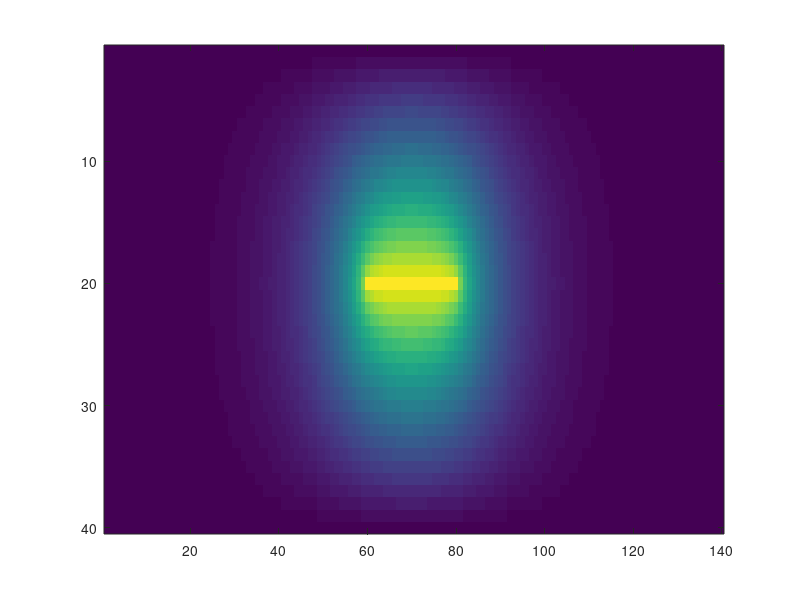
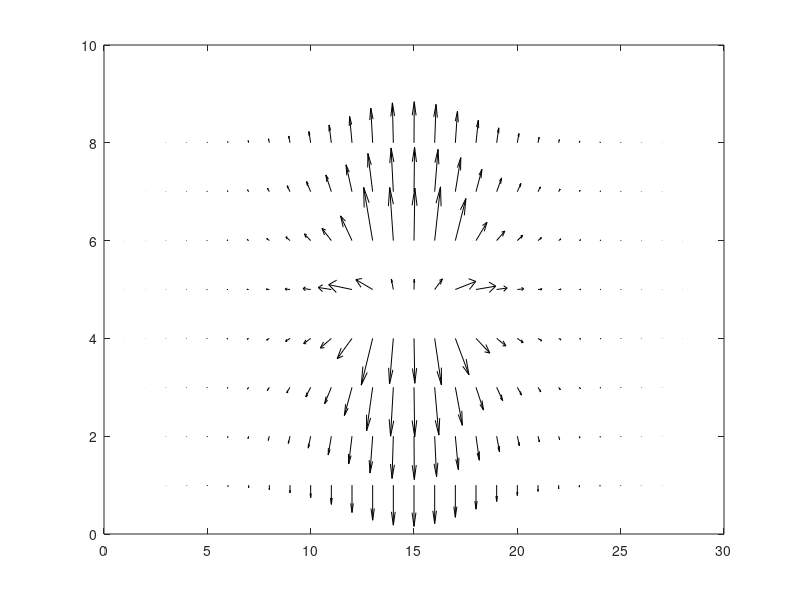

Write the MATLAB code that produced these figures, in order.
%initialize some variables here
clear all;
n = 20;

xdim = 2*n;
ydim = 7*n;

V_now = zeros(xdim, ydim);
V_prev = zeros(xdim, ydim);
V_now(n, 3*n:4*n) = 10;
iter = 0;
error = max(max(abs(V_now - V_prev)));

epsr = 0;

k1 = 2.0/(1.0+epsr);
k2 = 2.0*epsr/(1.0+epsr);

%iterate as long as the change in values obtained
%in negligible. In this case, max value change is 0.001
while(error > 0.001)
    iter = iter+1;
    
    V_now(2:xdim-1, 2:ydim-1) = (V_now(1:xdim-2, 2:ydim-1)+V_now(3:xdim, 2:ydim-1)+V_now(2:xdim-1, 1:ydim-2)+V_now(2:xdim-1, 3:ydim))*0.25;
    V_now(n, 3*n:4*n) = 10;
    V_now(n, 2:ydim-1) = (V_prev(n, 3:ydim)+V_prev(n, 1:ydim-2)+k1*V_prev(n+1, 2:ydim-1)+k2*V_prev(n-1, 2:ydim-1))*0.25;
    V_now(n, 3*n:4*n) = 10;
    
    error = max(max(abs(V_now-V_prev)));
    V_prev = V_now;

end

imagesc(V_now);
%vector plot plotted using quiver after
%normallizing the vector values
figure;
title('Vector plot of electric field(normallised) at resolution 30 points');
[ex, ey] = gradient(V_now(1:5:xdim, 1:5:ydim), 1, 1);
sz = max(max(sqrt(ex.^2 + ey.^2)));
ex = -ex;
ey = -ey;
exx = ex./sz;
eyy = ey./sz;
quiver(exx, eyy, 'k-');